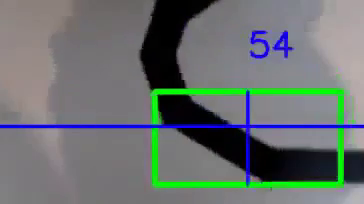
#> input picture frame 76 of tests/test_vid.mp4, 364 x 204 px
$ python linefollower_test.py
#> lines starting #> are read from the running program, lines starting #| are printed output that depends on the picture; after the words box and inside, x2 and y2 are one past the last pixel; in counts of white or black regions, pixels touching at a corner belong together
# simple linefollowing program for RasPi
# TODO: i2c connection to Teensy

import cv2
from smbus import SMBus

cap = cv2.VideoCapture('test_vid.mp4')
FRAME_HEIGHT = 204
FRAME_WIDTH = 364

i2cbus = SMBus(1)

def _map(x, in_min, in_max, out_min, out_max):
	return int((x - in_min) * (out_max - out_min) / (in_max - in_min) + out_min)

while True:
	_, frame = cap.read()
#> frame is the input picture: shape (204, 364, 3); mean B, G, R 112.1, 113.4, 105.9
	frame = cv2.inRange(frame, (0, 0, 0), (255, 255, 75))
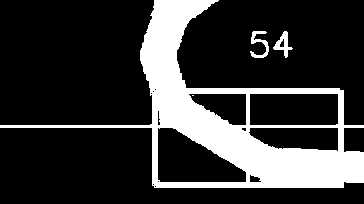
#> frame: shape (204, 364); 21% white; 4 white regions (1 under 20 px), largest, box (x1, y1, x2, y2) and area: (0, 0, 364, 188) 15165, (250, 31, 269, 58) 211, (273, 31, 293, 58) 205
	print(frame.shape[0], frame.shape[1])
#| 204 364

	frame_left = frame[0:FRAME_HEIGHT, 0:int(FRAME_WIDTH/2)]
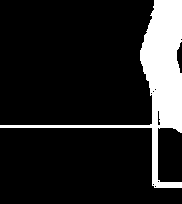
#> frame_left: shape (204, 182); 14% white; 1 white region, box (x1, y1, x2, y2) and area: (0, 0, 182, 188) 5213
	frame_right = frame[0:FRAME_HEIGHT, int(FRAME_WIDTH/2):FRAME_WIDTH]
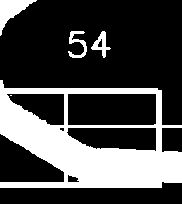
#> frame_right: shape (204, 182); 27.9% white; 5 white regions (1 under 20 px), largest, box (x1, y1, x2, y2) and area: (0, 80, 182, 188) 9426, (0, 0, 37, 36) 526, (68, 31, 87, 58) 211, (91, 31, 111, 58) 205

	black_px_left = cv2.countNonZero(frame_left)
#> black_px_left = 5213
	black_px_right = cv2.countNonZero(frame_right)
#> black_px_right = 10370

	delta = black_px_left - black_px_right
#> delta = -5157
	motor_speed = _map(delta, -FRAME_HEIGHT*FRAME_WIDTH, FRAME_HEIGHT*FRAME_WIDTH, -255, 255)
#> motor_speed = -17
	print(motor_speed)
#| -17
	cv2.imshow("original", frame)
	cv2.imshow("left", frame_left)
	cv2.imshow("right", frame_right)

	# send data to Teensy:
	i2cbus.write_byte(0x2a, motor_speed)
	print("Data sent")
	cv2.waitKey(0)

$ run again, starting later in the video
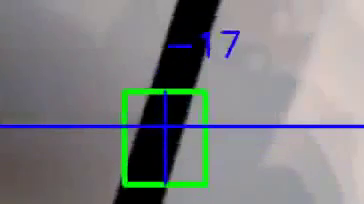
#> input picture frame 345 of tests/test_vid.mp4, 364 x 204 px
#> frame is the input picture: shape (204, 364, 3); mean B, G, R 130.1, 128, 126.6
#> `frame = cv2.inRange(frame, (0, 0, 0), (255, 255, 75))`:
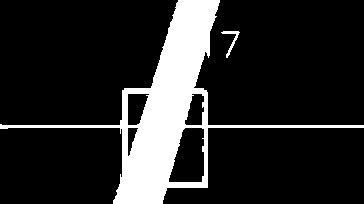
#> frame: shape (204, 364); 15.8% white; 2 white regions, box (x1, y1, x2, y2) and area: (0, 0, 364, 204) 11618, (221, 31, 240, 58) 120
#| 204 364
#> frame_left: shape (204, 182); 21.1% white; 1 white region, box (x1, y1, x2, y2) and area: (0, 0, 182, 204) 7833
#> `frame_right = frame[0:FRAME_HEIGHT, int(FRAME_WIDTH/2):FRAME_WIDTH]`:
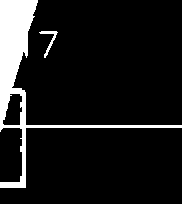
#> frame_right: shape (204, 182); 10.5% white; 2 white regions, box (x1, y1, x2, y2) and area: (0, 0, 182, 188) 3785, (39, 31, 58, 58) 120
#> black_px_left = 7833
#> black_px_right = 3905
#> delta = 3928
#> motor_speed = 13
#| 13

$ run again, starting later in the video
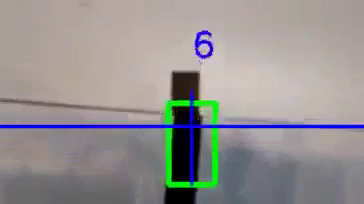
#> input picture frame 614 of tests/test_vid.mp4, 364 x 204 px
#> frame is the input picture: shape (204, 364, 3); mean B, G, R 145.6, 146, 149.2
#> `frame = cv2.inRange(frame, (0, 0, 0), (255, 255, 75))`:
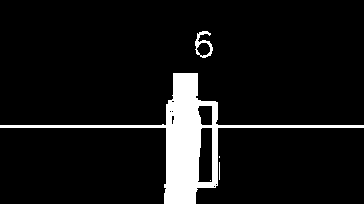
#> frame: shape (204, 364); 8% white; 5 white regions (3 under 20 px), largest, box (x1, y1, x2, y2) and area: (0, 73, 364, 204) 5767, (195, 31, 213, 58) 187
#| 204 364
#> frame_left: shape (204, 182); 6.5% white; 1 white region, box (x1, y1, x2, y2) and area: (0, 73, 182, 204) 2419
#> `frame_right = frame[0:FRAME_HEIGHT, int(FRAME_WIDTH/2):FRAME_WIDTH]`:
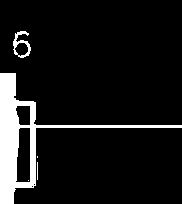
#> frame_right: shape (204, 182); 9.6% white; 5 white regions (3 under 20 px), largest, box (x1, y1, x2, y2) and area: (0, 73, 182, 204) 3348, (13, 31, 31, 58) 187
#> black_px_left = 2419
#> black_px_right = 3556
#> delta = -1137
#> motor_speed = -3
#| -3
